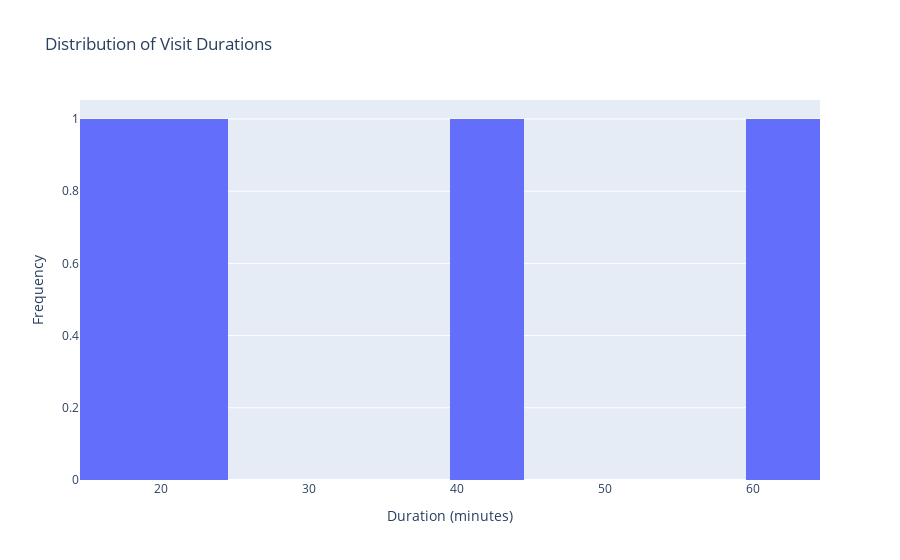

Notebook code for this chart:
### Code cell
import pandas as pd
import plotly.express as px

 

# Generate example data (replace this with your actual data)
data = {
    'date': ['2023-08-01 08:15:00', '2023-08-01 09:30:00', '2023-08-01 10:45:00', '2023-08-01 12:00:00'],
    'visitors': [10, 25, 30, 15],
    'duration': [20, 40, 15, 60]
}

 

# Create a DataFrame from the example data
df = pd.DataFrame(data)
df['date'] = pd.to_datetime(df['date'])
df.set_index('date', inplace=True)

 

# Resample data to hourly intervals and sum the visitor counts
hourly_data = df.resample('H').sum()

 

# Identify peak hours
peak_hours = hourly_data['visitors'].nlargest(3).index.hour

 

# Create histogram of visit durations
fig = px.histogram(df, x='duration', nbins=10, title='Distribution of Visit Durations')
fig.update_layout(xaxis_title='Duration (minutes)', yaxis_title='Frequency')
fig.show()
print("hello")
 

print("Peak hours:", peak_hours)

### Figure 1 — Plotly figure (JSON) as saved in the notebook; plotly's stock layout.template omitted (floating-point values rounded to 4 significant figures)
{"data": [{"alignmentgroup": "True", "bingroup": "x", "hovertemplate": "duration=%{x}<br>count=%{y}<extra></extra>", "legendgroup": "", "marker": {"color": "#636efa", "pattern": {"shape": ""}}, "name": "", "nbinsx": 10, "offsetgroup": "", "orientation": "v", "showlegend": false, "type": "histogram", "x": [20, 40, 15, 60], "xaxis": "x", "yaxis": "y"}], "layout": {"autosize": true, "barmode": "relative", "legend": {"tracegroupgap": 0}, "title": {"text": "Distribution of Visit Durations"}, "xaxis": {"anchor": "y", "autorange": true, "domain": [0, 1], "range": [14.5, 64.5], "title": {"text": "Duration (minutes)"}, "type": "linear"}, "yaxis": {"anchor": "x", "autorange": true, "domain": [0, 1], "range": [0, 1.053], "title": {"text": "Frequency"}}}}
